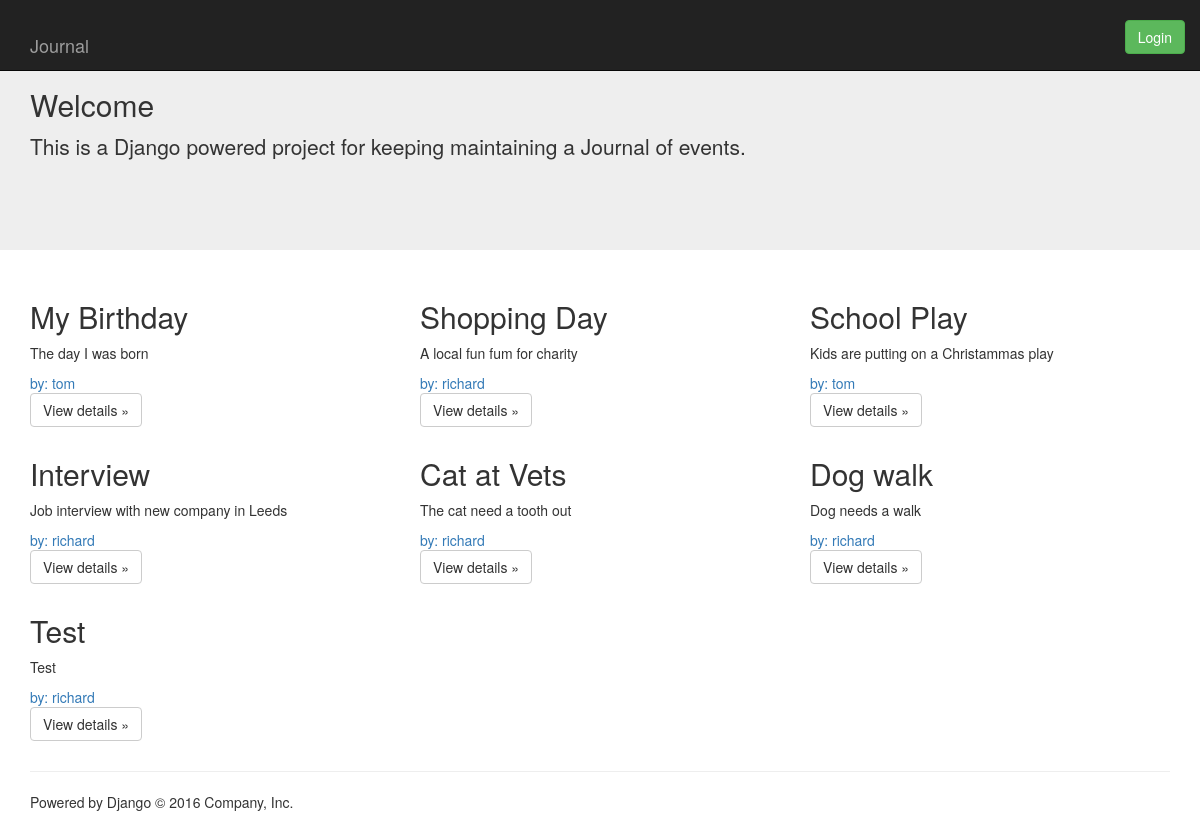
The app's page /, older data.
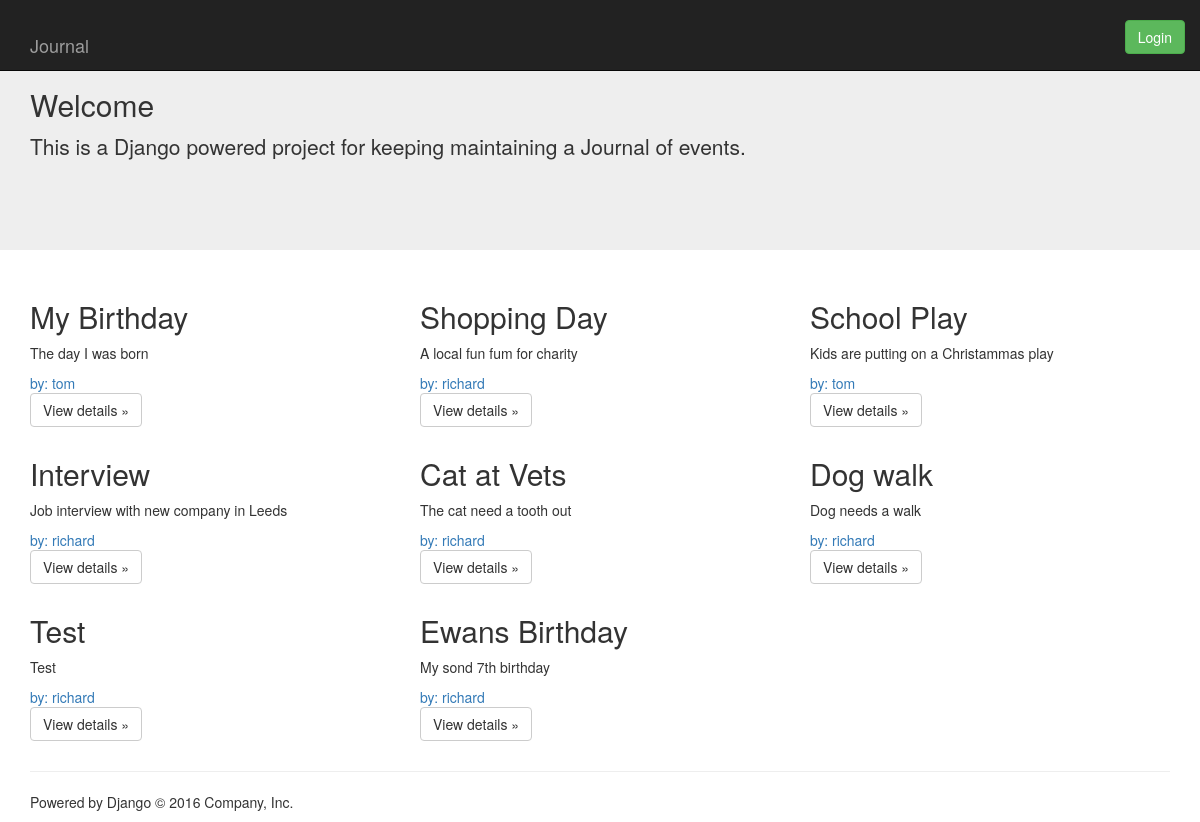
The same page, newer data.
### main_app/models.py (models this page shows, shortened)
class Event(models.Model):
    user = models.ForeignKey(User)
    title = models.CharField(max_length=64)
    description = models.CharField(max_length=64)
    eventdate = models.DateField(blank=True, null=True)
    rating = models.DecimalField(max_digits=10, decimal_places=3)
    image = models.ImageField(upload_to='uploads')

### main_app/views.py (the view)
# urls.py: url(r'^$', views.index),
def index(request):
    entry = Event.objects.all()
    return render(request, 'index.html', {'entry':entry})

### main_app/templates/index.html (shortened to what this page needs)
{% extends 'header.html' %}
{% load staticfiles %}
{% block content %}
<div class="jumbotron">
  <div class="container">
    <h2>Welcome</h2>
    <p>This is a Django powered project for keeping maintaining a Journal of events.</p>
    <hr>
  </div>
</div>
<div class="container">
 <div class="row">
  {% for entry in entry %}
   <div class="col-md-4">
     <h2>{{ entry.title }}</h2>
     <p>{{ entry.description }}</p>
     <a href="/user/{{entry.user.username}}/">
       by: {{ entry.user.username }}
     </a>
     <p><a class="btn btn-default" href="/{{ entry.id }}/" role="button">View details &raquo;</a></p>
   </div>
     {% if forloop.counter|divisibleby:3 %}
       </div><div class ="row">
     {% endif %}
   {% endfor %}
</div>
{% endblock %}

### main_app/templates/header.html (shortened to what this page needs)
{% load staticfiles %}
<!DOCTYPE html>
<html>
  <head>
    <link href="{% static 'css/bootstrap.min.css' %}" rel="stylesheet">
    <nav class="navbar navbar-inverse navbar-fixed-top">
      <div class="container">
        <div class="navbar-header">
          <h1><a class="navbar-brand" href="/">Journal</a></h1>
        </div>
        <div id="navbar" class="navbar-collapse collapse">
          {% if user.is_authenticated %}
            </br>
            <a class="btn btn-success navbar-right" href="{% url 'user_profile' user.username %}" role="button">{{ user.username }}</a>&nbsp
            <a class="btn btn-success navbar-right" href="{% url 'Logout' %}" role="button">Logout</a>&nbsp
            <a class="btn btn-success navbar-right" href="{% url 'addevent' %}" role="button">Add Event</a>&nbsp
          {% else %}
            <a class="navbar-right btn btn-success" href="{% url 'Login' %}">Login</a>
          {% endif %}
        </div>
      </div>
    </nav>
    {% block content %}
    {% endblock %}
{% include 'footer.html' %}

### main_app/templates/footer.html (shortened to what this page needs)
{% block content %}
    <hr>
    <footer>
       <p>Powered by Django &copy; 2016 Company, Inc.</p>
     </footer>
  </body>
</html>
{% endblock %}

Row changes from the older to the newer data that the page shows:
added Event: title "Ewans Birthday", description "My sond 7th birthday", user.username "richard"
